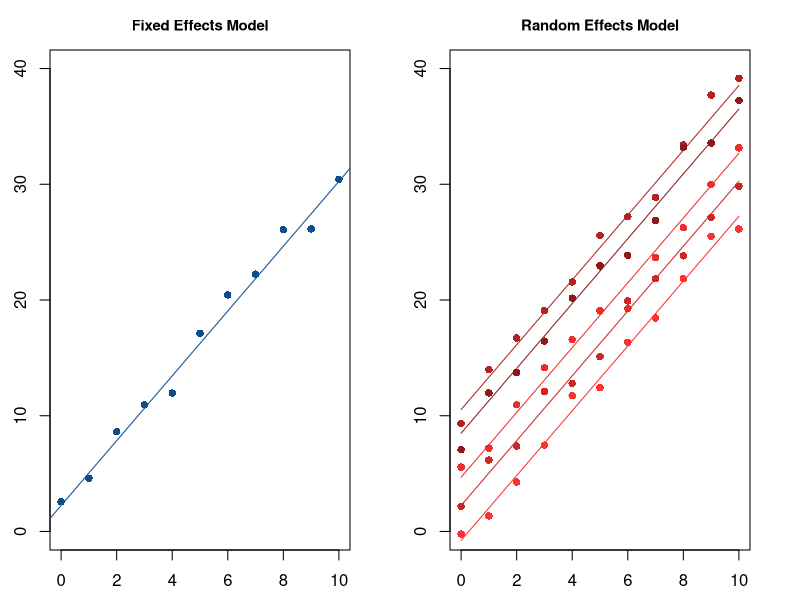
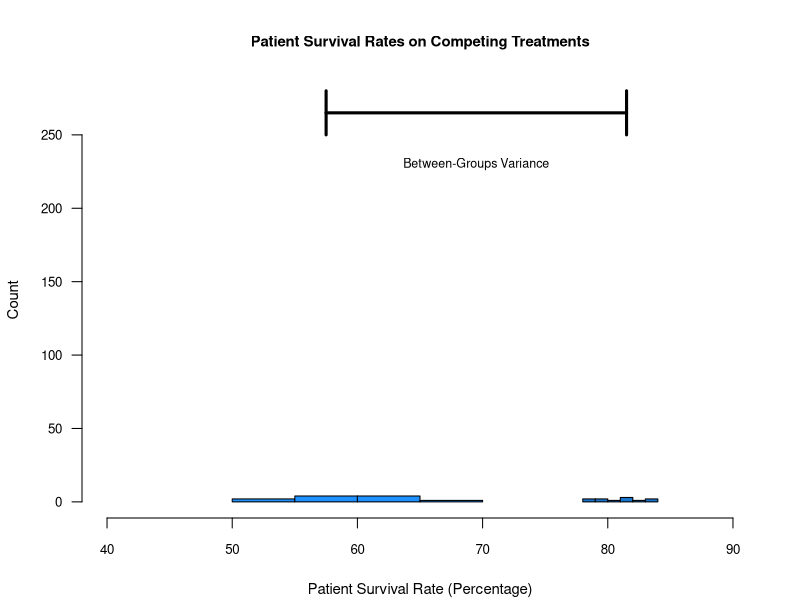
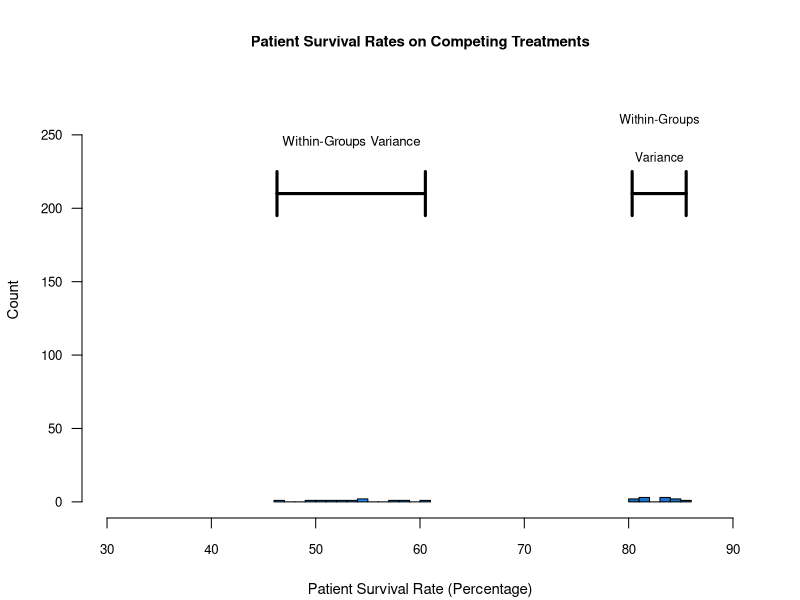

Here is the R script that generated these plots, in order:
###############################################################################
# Fixed versus Random Effects
###############################################################################
set.seed(2800)
a <- rnorm(5, 5.7, 5)
b <- 2.8
x <- c(0:10)

layout(matrix(c(1,2),1,2))
par(mar=c(2,2,2,2)+0.5)
plot(x, a[3]+x*b+rnorm(x, 0, 1), xlab = "", ylab = "",
     main = "Fixed Effects Model",
     col = "dodgerblue4", pch = 16,
     xlim = c(0, 10), ylim = c(0, 40),
     cex.main = 0.9)
abline(a = a[3], b, col = "dodgerblue4")

plot(x, a[3]+b*x, type = "n", xlab = "",
     ylab = "", main = "Random Effects Model",
     xlim = c(0, 10), ylim = c(0, 40),
     cex.main = 0.9)

cols <- c("firebrick1", "firebrick2", "firebrick3",
          "firebrick", "firebrick4")

for(i in 1:length(a)) {
  points(x, a[i]+x*b+rnorm(x, 0, 1), pch = 16,
         col = cols[i])
  lines(x, a[i]+x*b, col = cols[i])
}

###############################################################################
# Sum of Squares
###############################################################################

set.seed(0)
layout(matrix(c(1),1))
par(mar=c(4.1,4.1,4.1,2.1))

# Between-groups variance example
group1 <- rnorm(x, mean = 58, sd = 4)
group2 <- rnorm(x, mean = 82, sd = 3)

hist(group1, col = "dodgerblue1",
     border = "black", las = 1,
     xlim = c(40, 90), ylim = c(0, 275),
     xlab = "Patient Survival Rate (Percentage)",
     ylab = "Count",
     main = "Patient Survival Rates on Competing Treatments",
     cex.main = 0.9, cex.lab = 0.9, cex.axis = 0.8)

hist(group2, col = "dodgerblue3",
     border = "black", add = TRUE)

segments(57.5, 265, 81.5, 265,
         col = "black", lwd = 3)
segments(57.5, 250, 57.5, 280,
         col = "black", lwd = 3)
segments(81.5, 250, 81.5, 280,
         col = "black", lwd = 3)
text("Between-Groups Variance", x = 69.5, y = 230,
     cex = 0.75)

# Within-groups variance example
group3 <- rnorm(x, mean = 54, sd = 6)
group4 <- rnorm(x, mean = 82, sd = 2)

hist(group3, col = "dodgerblue1",
     border = "black", las = 1,
     xlim = c(30, 90), ylim = c(0, 275),
     xlab = "Patient Survival Rate (Percentage)",
     ylab = "Count",
     main = "Patient Survival Rates on Competing Treatments",
     cex.main = 0.9, cex.lab = 0.9, cex.axis = 0.8,
     breaks = 20)

hist(group4, col = "dodgerblue3",
     border = "black", add = TRUE)

segments(min(group3), 210, max(group3), 210,
         col = "black", lwd = 3)
segments(min(group3), 195, min(group3), 225,
         col = "black", lwd = 3)
segments(max(group3), 195, max(group3), 225,
         col = "black", lwd = 3)
text("Within-Groups Variance",
     x = min(group3)+0.5*(max(group3)-min(group3)),
     y = 245, cex = 0.8)

segments(min(group4), 210, max(group4), 210,
         col = "black", lwd = 3)
segments(min(group4), 195, min(group4), 225,
         col = "black", lwd = 3)
segments(max(group4), 195, max(group4), 225,
         col = "black", lwd = 3)
text("Within-Groups",
     x = min(group4)+0.5*(max(group4)-min(group4)),
     y = 260, cex = 0.75)
text("Variance",
     x = min(group4)+0.5*(max(group4)-min(group4)),
     y = 235, cex = 0.75)
